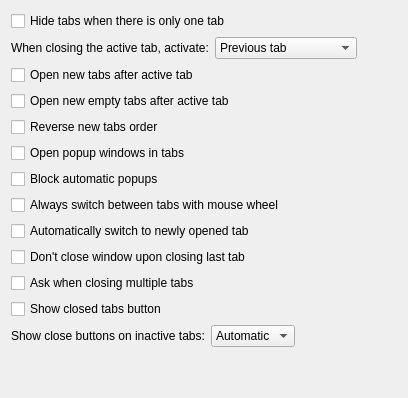
             <widget class="QWidget" name="tabsBehaviourPage">
              <attribute name="title">
               <string>Tabs behaviour</string>
              </attribute>
              <layout class="QVBoxLayout" name="verticalLayout_2">
               <item>
                <widget class="QCheckBox" name="hideTabsOnTab">
                 <property name="text">
                  <string>Hide tabs when there is only one tab</string>
                 </property>
                </widget>
               </item>
               <item>
                <layout class="QHBoxLayout" name="horizontalLayout_selectTabOnClose">
                 <item>
                  <widget class="QLabel" name="label_selectTabOnClose">
                   <property name="text">
                    <string>When closing the active tab, activate:</string>
                   </property>
                  </widget>
                 </item>
                 <item>
                  <widget class="QComboBox" name="selectTabOnClose">
                   <item>
                    <property name="text">
                     <string>Previous tab</string>
                    </property>
                   </item>
                   <item>
                    <property name="text">
                     <string>Next tab</string>
                    </property>
                   </item>
                   <item>
                    <property name="text">
                     <string>Previously active tab</string>
                    </property>
                   </item>
                  </widget>
                 </item>
                 <item>
                  <spacer name="horizontalSpacer_selectTabOnClose">
                   <property name="orientation">
                    <enum>Qt::Orientation::Horizontal</enum>
                   </property>
                   <property name="sizeType">
                    <enum>QSizePolicy::Policy::Expanding</enum>
                   </property>
                   <property name="sizeHint" stdset="0">
                    <size>
                     <width>40</width>
                     <height>20</height>
                    </size>
                   </property>
                  </spacer>
                 </item>
                </layout>
               </item>
               <item>
                <widget class="QCheckBox" name="openNewTabAfterActive">
                 <property name="text">
                  <string>Open new tabs after active tab</string>
                 </property>
                </widget>
               </item>
               <item>
                <widget class="QCheckBox" name="openNewEmptyTabAfterActive">
                 <property name="text">
                  <string>Open new empty tabs after active tab</string>
                 </property>
                </widget>
               </item>
               <item>
                <widget class="QCheckBox" name="reverseNewTabsOrder">
                 <property name="text">
                  <string>Reverse new tabs order</string>
                 </property>
                </widget>
               </item>
               <item>
                <widget class="QCheckBox" name="openPopupsInTabs">
                 <property name="text">
                  <string>Open popup windows in tabs</string>
                 </property>
                </widget>
               </item>
               <item>
                <widget class="QCheckBox" name="blockAutomaticPopups">
                 <property name="text">
                  <string>Block automatic popups</string>
                 </property>
                </widget>
               </item>
               <item>
                <widget class="QCheckBox" name="alwaysSwitchTabsWithWheel">
                 <property name="text">
                  <string>Always switch between tabs with mouse wheel</string>
                 </property>
                </widget>
               </item>
               <item>
                <widget class="QCheckBox" name="switchToNewTabs">
                 <property name="text">
                  <string>Automatically switch to newly opened tab</string>
                 </property>
                </widget>
               </item>
               <item>
                <widget class="QCheckBox" name="dontCloseOnLastTab">
                 <property name="text">
                  <string>Don't close window upon closing last tab</string>
                 </property>
                </widget>
               </item>
               <item>
                <widget class="QCheckBox" name="askWhenClosingMultipleTabs">
                 <property name="text">
                  <string>Ask when closing multiple tabs</string>
                 </property>
                </widget>
               </item>
               <item>
                <widget class="QCheckBox" name="showClosedTabsButton">
                 <property name="text">
                  <string>Show closed tabs button</string>
                 </property>
                </widget>
               </item>
               <item>
                <layout class="QHBoxLayout" name="horizontalLayout_21">
                 <item>
                  <widget class="QLabel" name="label_65">
                   <property name="text">
                    <string>Show close buttons on inactive tabs:</string>
                   </property>
                  </widget>
                 </item>
                 <item>
                  <widget class="QComboBox" name="showCloseOnInactive">
                   <item>
                    <property name="text">
                     <string>Automatic</string>
                    </property>
                   </item>
                   <item>
                    <property name="text">
                     <string>Always</string>
                    </property>
                   </item>
                   <item>
                    <property name="text">
                     <string>Never</string>
                    </property>
                   </item>
                  </widget>
                 </item>
                 <item>
                  <spacer name="horizontalSpacer_30">
                   <property name="orientation">
                    <enum>Qt::Orientation::Horizontal</enum>
                   </property>
                   <property name="sizeType">
                    <enum>QSizePolicy::Policy::Expanding</enum>
                   </property>
                   <property name="sizeHint" stdset="0">
                    <size>
                     <width>40</width>
                     <height>20</height>
                    </size>
                   </property>
                  </spacer>
                 </item>
                </layout>
               </item>
               <item>
                <spacer name="verticalSpacer_8">
                 <property name="orientation">
                  <enum>Qt::Orientation::Vertical</enum>
                 </property>
                 <property name="sizeHint" stdset="0">
                  <size>
                   <width>20</width>
                   <height>40</height>
                  </size>
                 </property>
                </spacer>
               </item>
              </layout>
             </widget>
